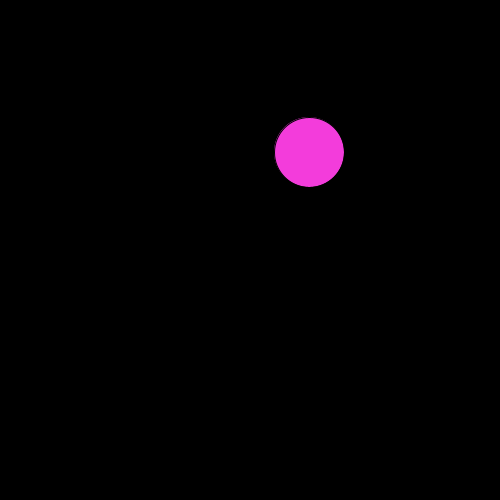
Frame 1 (no input)
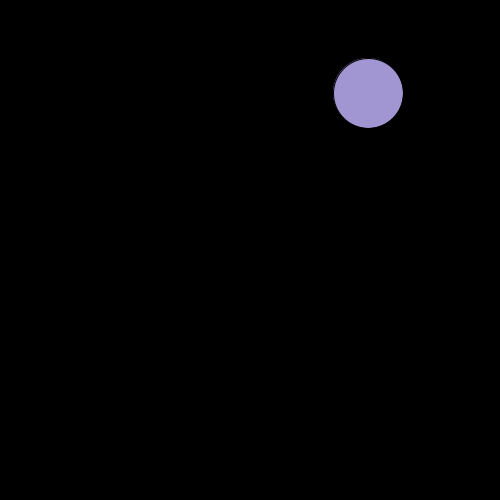
Frame 60 (the mouse pressed at the canvas centre just before this capture)
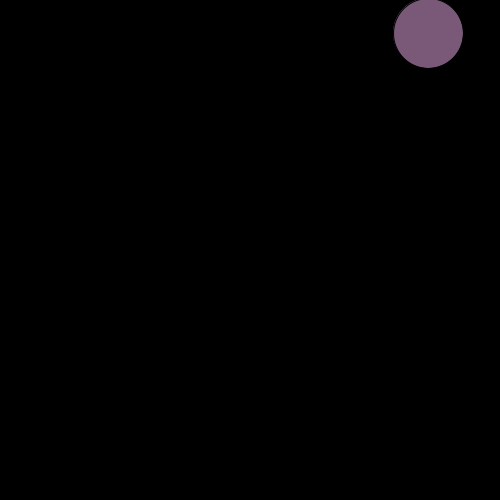
Frame 120 (the mouse held since frame 60 and released just before this capture)

The Processing sketch that drew these frames (run headless with seeded random() and noise(); from frame 60 on, the mouse is pressed at the canvas centre):

// Processing sketch: processing_82591
// ── processing_82591.pde

Ball circle;
void setup()
{
  size(500, 500);
  circle = new Ball();
  frameRate(10000);
}
void draw()
{
  background(0);
  circle.move();
  circle.bounce();
  circle.show();
}
 
class Ball
{
  int x, y;
  boolean up, left;
  Ball()
  {
    x = int(random(50, 450));
    y = int(random(50, 450));
    up = true;
    left = false;
  }
  void move()
  {
    if (up)
    {
      y--;
    }
    else
    {
      y++;
    }
    if (left)
    {
      x--;
    }
    else
    {
      x++;
    }
  }
  void bounce()
  {
    if (x <= 0 || x >= 500)
    {
      left =! left;
    }
    if (y - 15 < 0 || y + 15 >= 500)
    {
      up =! up;
    }
  }
  void show()
  {
    fill(int(random(0, 256)), int(random(0, 256)), int(random(0, 256)));
    ellipse(x, y, 70, 70);
  }
}
